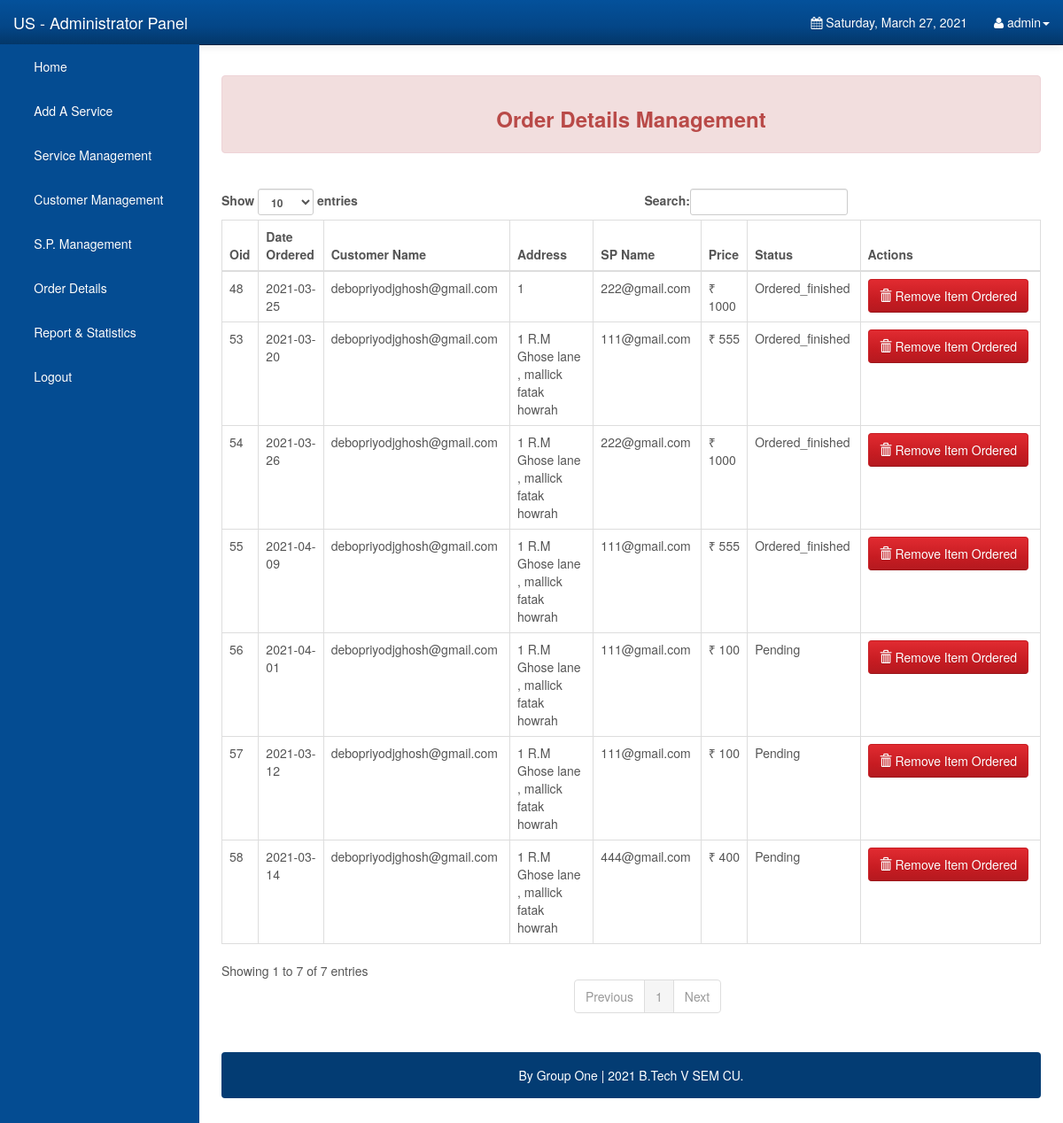
The app's page /Admin/orderdetails.php (signed in) with its own data.
### tables this page shows
CREATE TABLE `orderdetails` (
  `order_id` int(10) UNSIGNED NOT NULL,
  `order_name` varchar(50) NOT NULL,
  `c_email` varchar(50) NOT NULL DEFAULT '0',
  `sp_email` varchar(50) NOT NULL DEFAULT '',
  `order_add` varchar(255) NOT NULL DEFAULT '',
  `order_price` double NOT NULL DEFAULT '0',
  `order_status` varchar(45) NOT NULL DEFAULT '',
  `order_date` date NOT NULL DEFAULT '0000-00-00'
);

### Admin/orderdetails.php (the view, shortened to what this page needs)
<?php
include "nav.php";
?>
        <div id="page-wrapper">
		 <div class="alert alert-danger">
                          <center> <h3><strong>Order Details Management</strong> </h3></center>
						  </div>
						  <br />
						  <div class="table-responsive">
            <table class="display table table-bordered" id="example" cellspacing="0" width="100%">
              <thead>
                <tr>
				<th>Oid</th>
                  <th>Date Ordered</th>
                  <th>Customer Name</th>
				  <th>Address</th>
				  <th>SP Name</th>
                  <th>Price</th>
				  <th>Status</th>
				   <th>Actions</th>
                </tr>
              </thead>
              <tbody>
			  <?php
include("config.php");
	$stmt = $DB_con->prepare('select * from orderdetails');
	$stmt->execute();
	if($stmt->rowCount() > 0)
	{
		while($row=$stmt->fetch(PDO::FETCH_ASSOC))
		{
			extract($row);
			?>
                <tr>
                 <td><?php echo $order_id; ?></td>
				 <td><?php echo $order_date; ?>
				 <td><?php echo $c_email; ?></td>
				 <td><?php echo $order_add; ?></td>
				 <td><?php echo $sp_email; ?></td>
				 <td>&#8377; <?php echo $order_price; ?></td>
				 <td><?php echo $order_status; ?></td>
				 <td>
				<a class="btn btn-danger" href="?delete_id=<?php echo $row['order_id']; ?>" title="click for delete" onclick="return confirm('Are you sure to remove this item ordered?')">
				  <span class='glyphicon glyphicon-trash'></span>
				  Remove Item Ordered</a>
                  </td>
                </tr>
              <?php
		}
		echo "</tbody>";
		echo "</table>";
		echo "</div>";
		echo "<br />";
		echo '<div class="alert alert-default" style="background-color:#033c73;">
                       <p style="color:white;text-align:center;">
                       By Group One |  2021 B.Tech V SEM CU.
						</p>
                    </div>
	</div>';
		echo "</div>";
	}
?>
</body>
</html>

### Admin/css/local.css (style rules this page uses)
#page-wrapper { width: 100%; padding: 5px 15px; }
body { font-family: "Helvetica Neue", Helvetica, Arial, sans-serif; font-size: 14px; line-height: 1.42857143; color: #555555; background-color: #ffffff; }
.btn { display: inline-block; margin-bottom: 0; font-weight: normal; text-align: center; vertical-align: middle; cursor: pointer; background-image: none; border: 1px solid transparent; white-space: nowrap; padding: 8px 12px; font-size: 14px; line-height: 1.42857143; border-radius: 4px; -webkit-user-select: none; -moz-user-select: none; -ms-user-select: none; user-select: none; }
.btn-danger { color: #ffffff; background-color: #c71c22; border-color: #c71c22; }
.alert-danger { background-color: #f2dede; border-color: #eed3d7; color: #b94a48; }
.btn { text-shadow: 0 1px 0 rgba(0, 0, 0, 0.1); }
.btn-danger { background-image: -webkit-linear-gradient(#e12b31, #c71c22 60%, #b5191f); background-image: linear-gradient(#e12b31, #c71c22 60%, #b5191f); background-repeat: no-repeat; filter: progid:DXImageTransform.Microsoft.gradient(startColorstr='#ffe12b31', endColorstr='#ffb5191f', GradientType=0); filter: none; border-bottom: 1px solid #9a161a; }
a { color: #2fa4e7; text-decoration: none; }
@media (min-width:768px) { #page-wrapper { padding: 15px 25px; } }

### records on screen
orderdetails: order_id "48", order_date "2021-03-25", c_email "debopriyodjghosh@gmail.com", order_add "1", sp_email "222@gmail.com", order_price "1000", order_status "Ordered_finished"
orderdetails: order_id "53", order_date "2021-03-20", c_email "debopriyodjghosh@gmail.com", order_add "1 R.M Ghose lane , mallick fatak howrah", sp_email "111@gmail.com", order_price "555", order_status "Ordered_finished"
orderdetails: order_id "54", order_date "2021-03-26", c_email "debopriyodjghosh@gmail.com", order_add "1 R.M Ghose lane , mallick fatak howrah", sp_email "222@gmail.com", order_price "1000", order_status "Ordered_finished"
orderdetails: order_id "55", order_date "2021-04-09", c_email "debopriyodjghosh@gmail.com", order_add "1 R.M Ghose lane , mallick fatak howrah", sp_email "111@gmail.com", order_price "555", order_status "Ordered_finished"
orderdetails: order_id "56", order_date "2021-04-01", c_email "debopriyodjghosh@gmail.com", order_add "1 R.M Ghose lane , mallick fatak howrah", sp_email "111@gmail.com", order_price "100", order_status "Pending"
orderdetails: order_id "57", order_date "2021-03-12", c_email "debopriyodjghosh@gmail.com", order_add "1 R.M Ghose lane , mallick fatak howrah", sp_email "111@gmail.com", order_price "100", order_status "Pending"
orderdetails: order_id "58", order_date "2021-03-14", c_email "debopriyodjghosh@gmail.com", order_add "1 R.M Ghose lane , mallick fatak howrah", sp_email "444@gmail.com", order_price "400", order_status "Pending"

### other values on screen
$admin_username "admin"
